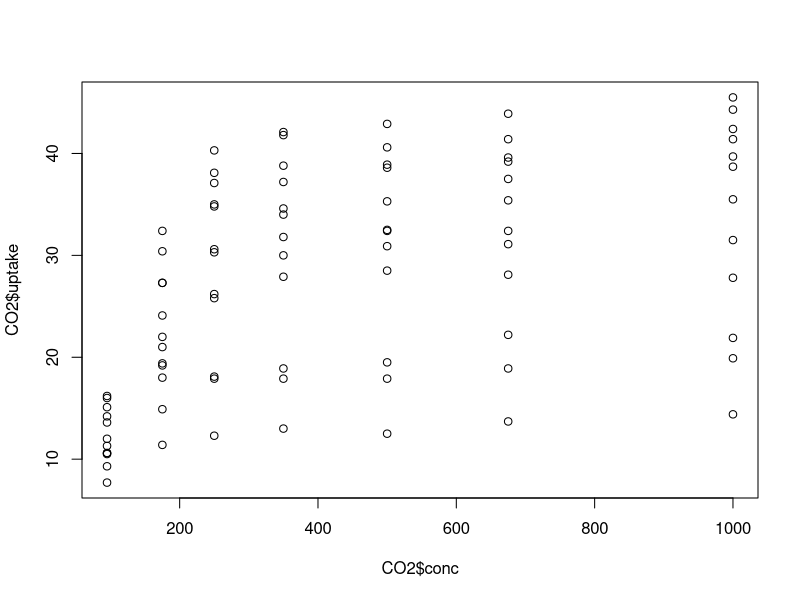
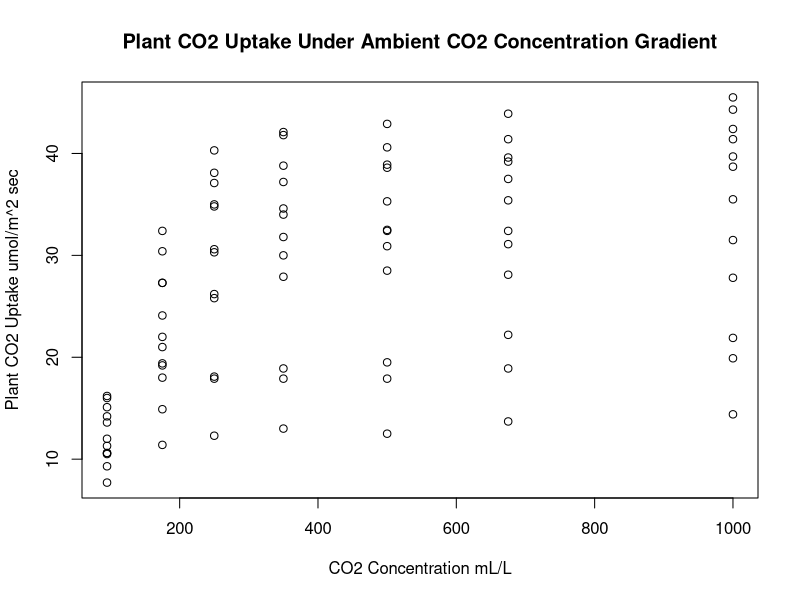
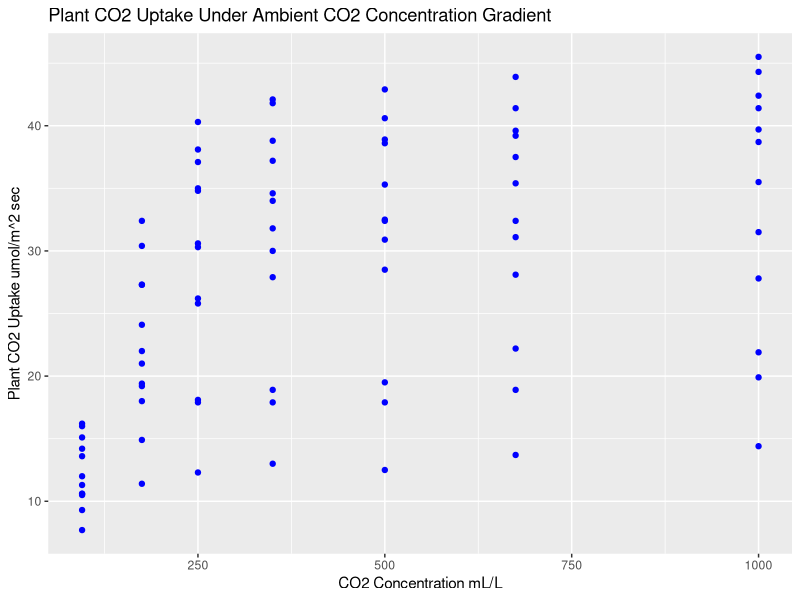
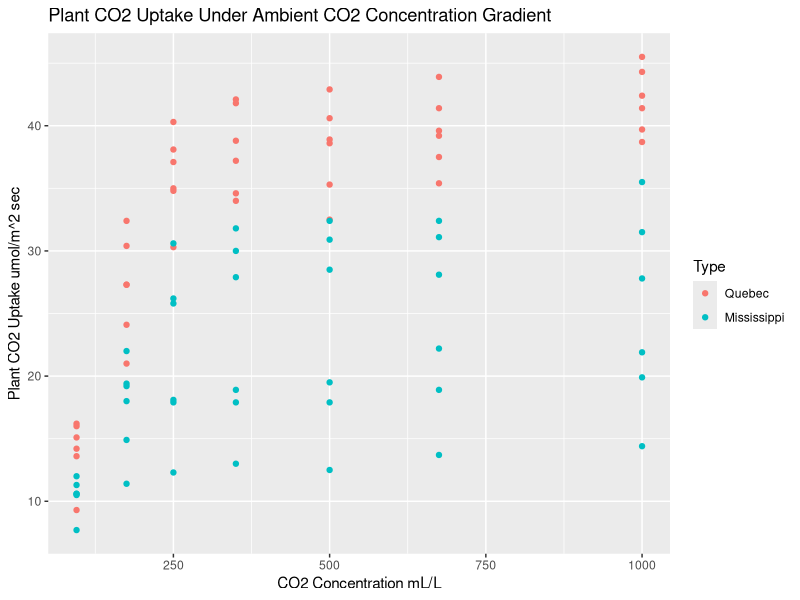
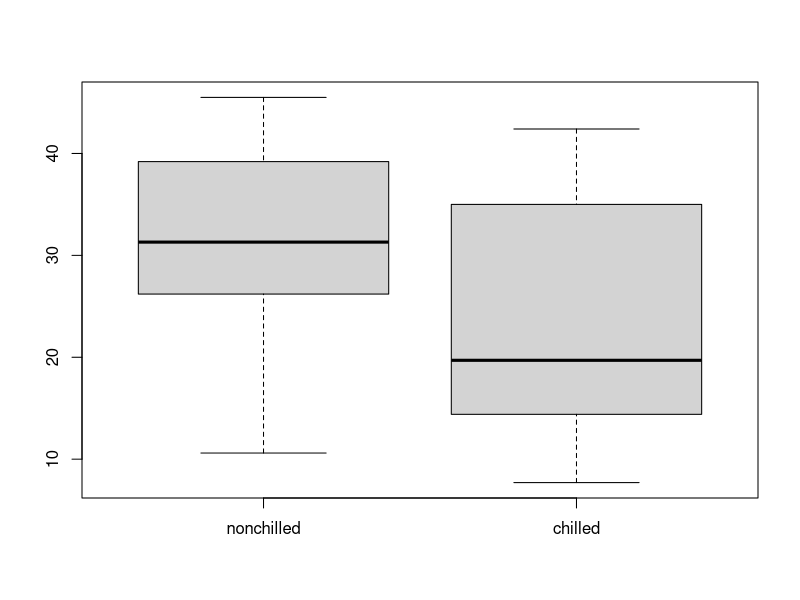
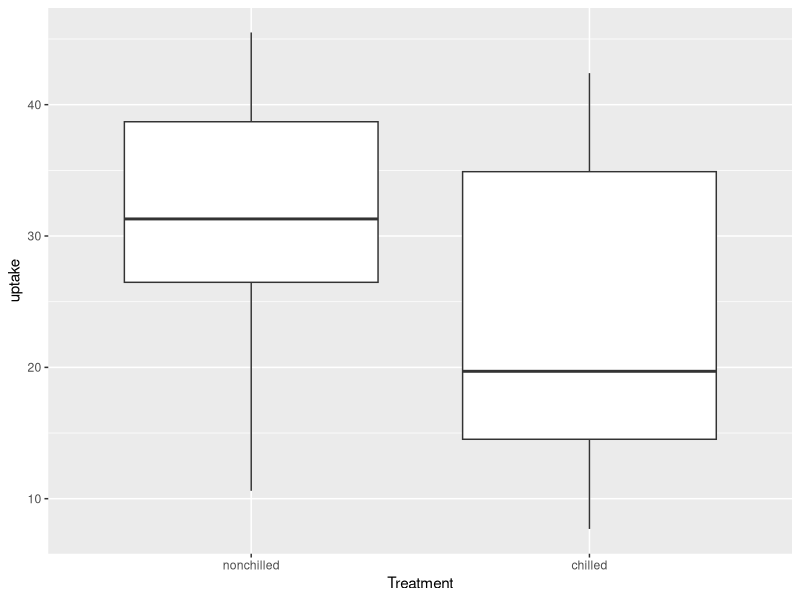
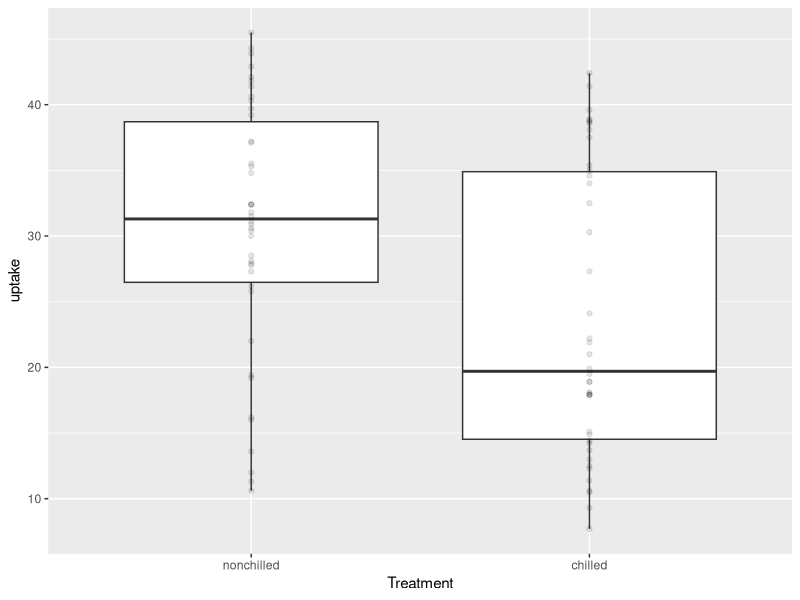
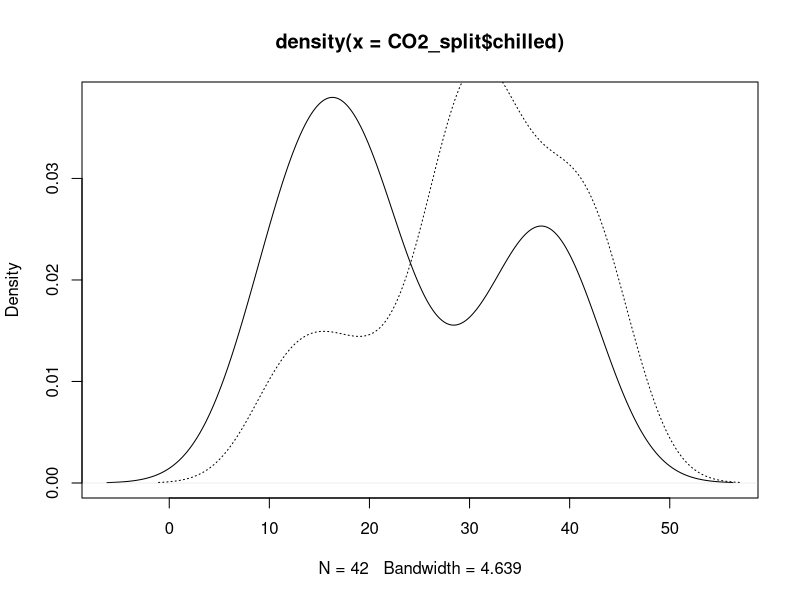

Here is the R script that generated these plots, in order:
# Introduction to plotting in R

# Don't forget to try the vignettes at the bottom of each help page!

# Setup ----------------------------------------------------------------------------------------------------------------------------------

if(!require(ggplot2)){install.packages(ggplot2)} # Load the library for ggplot2 as we will use it later.

# Save data from internal `datasets` package as a new object.
# This dataset is observations of CO2 uptake by plants originating from
# different locations, and with different temperature treatments performed.
CO2 = datasets::CO2

# Remind us what it looks like - three columns of character vectors represented as 'factors', and two numeric columns
head(CO2)

# More specific information about the structure (str) of the data
str(CO2)

# Visualization types --------------------------------------------------------------------------------------------------------------------------------------------

## Plots of data distribution in one dimension ######################

### Histogram - group the data into bins (default or custom defined) spanning the range of the data and display frequency of each bin.
?hist

### Density - Smooth out the data and display density (analogous to continuous frequency) of data along the range of the data.
?density # Combine with plot() to vizualize; i.e. plot(density(x))

### Dotchart - Display all point values along one dimension.
?dotchart


## Plots in two-dimension ###########################

### Ordinary point plotting
?plot # Plot points along x and y axes. Follow with points() for additional points from related data, or lines(); examples below.

### Grid plotting with grid cell values
?image # Plot a raster 'image', which is a set of coordinates x & y, and cell values z. 

### Box plot - Group the data along discrete factors, and display median, interquartile range (whiskers), and outliers
?boxplot



# What makes a good visualization? 
# * Plots should have a **purpose**, a clearly defined set of variables and a message being conveyed. 
# * Plots should be succinct and uncluttered so as to allow easy interpretation of the purpose. 
# * Plots should be comprehensive, representing the data accurately and fairly.

# Explore the data with simpler plots, then make them pretty!


# Visualization 1 ------------------------------------------------------------------------------------------------

# Changing ambient CO2 should affect CO2 uptake - less CO2 available might imply a slower uptake rate. Can we visualize this?

# We have two numeric vectors within the dataframe ; this is a good candidate for a simple point plot
class(CO2$conc)
class(CO2$uptake)


# Plot opens up the plotting window defaulting to the ranges of the data initially passed to plot()

plot(x = CO2$conc, y = CO2$uptake) # Commentary:
# # # # # # # # # # # # # # # # # # # # # # # # # # # # # # # # # # # # # # # # 
# There's some increase in uptake at the lower end of the concentration
# gradient, but it doesn't really increase much after ~250 mL/L

# It may imply that CO2 concentration is only a limiting factor at very low
# levels and does not drive uptake at higher concentrations
# # # # # # # # # # # # # # # # # # # # # # # # # # # # # # # # # # # # # # # # 

# Format the plot a little better. If the line gets too long, you can add breaks AFTER commas.

plot(x = CO2$conc, y = CO2$uptake, 
     xlab = 'CO2 Concentration mL/L', 
     ylab = 'Plant CO2 Uptake umol/m^2 sec', 
     main = 'Plant CO2 Uptake Under Ambient CO2 Concentration Gradient')

# Do the same in ggplot2

# In ggplot we have geoms that handle different types of plots, and we typically want to use data frames. 
# Variables are passed into a function `aes()`; these are things related to the data values themselves.

# ggplot2 skeleton is as follows

# Example:

# p = ggplot() +                                                  ### The function to get the plot started ggplot(). Add plot types, or 'geoms' after using the plus (+). 
                                                                  ### Optionally pass data inside parentheses. Can save to object (as shown), or plot directly without saving (no asssignment).

#   geom_point(data = data, aes(x = x_column_name,                ### Add a layer. Specify the data frame to be used in `data`. Specify VARIABLES within aes(). Specify FIXED characters outside.
#                               y = y_column_name), color = 'blue') +

#   geom_point(data = other_data, aes(x = x_column_name,          ### Add another layer from different data. NOTICE here that the color is now set to be dependent upon the `z` column in `other_data`.
#                                     y = y_column_name, 
#                                     color = z_column_name)) +  

#   geom_text(aes(x = 0, y = 0, label = 'label text'))            ### Add another layer. NOTICE that x and y are technically 'fixed' in this example, but position information almost always goes into aes().

#   ggtitle("Main title") + xlab("X label") + ylab("Y label")     ### Add labels and such; note this doesn't have to come last.

# Don't try to memorize all of the geom's; you'll become familiar with them through experience.

# Make the above plot:

ggplot() + 
  geom_point(data = CO2, aes(x = conc, y = uptake), color = 'blue') + 
  ggtitle("Plant CO2 Uptake Under Ambient CO2 Concentration Gradient") + 
  xlab("CO2 Concentration mL/L") + ylab("Plant CO2 Uptake umol/m^2 sec")

# What if we want color to depend on something, say where the plant came from?
# We can specify color to depend upon a column in the data frame, but we move
# the color argument INSIDE aes() now. ggplot automatically adds a legend:

ggplot() + 
  geom_point(data = CO2, aes(x = conc, y = uptake, color = Type)) + 
  ggtitle("Plant CO2 Uptake Under Ambient CO2 Concentration Gradient") + 
  xlab("CO2 Concentration mL/L") + ylab("Plant CO2 Uptake umol/m^2 sec")

# Adds a little more insight - Quebec plants almost always take up more CO2 than MS plants at the same ambient concentration!



# Visualization 2 ------------------------------------------------------------------------------------------------

# Biological processes are usually temperature mediated. We should expect higher
# respiration (CO2 uptake) with higher temperatures. What are the temp
# treatments? 'levels' extracts the unique factors from a 'factor' vector. In
# this case, 'chilled' and 'nonchilled' represented as 1's and 2's

levels(CO2$Treatment)

# We're interested in the distribution of uptake as it relates to treatment. How can we visualize this?
# * Box plot - grouping along a discrete variable (treatment) and display distribution of data
# * Density plot with line type determined by factor
# * Points colored by factor

# Split data frame by treatment. Makes two lists of CO2$uptake separated by treatment. 
# Note : if you wrap any assignment with parentheses like below, it will automatically print the object you just assigned.
(CO2_split = split(CO2$uptake, CO2$Treatment))

# Box plot - 'split' first by treatment and plot
boxplot(CO2_split)

# Do the same in ggplot: notice how much simpler it is to separate factors...
ggplot() + 
  geom_boxplot(data = CO2, aes(x = Treatment, y = uptake))

# Sometimes good to add the data on as well, for visualization. 
# Use alpha (transparency) to make it less intrusive and visualize density of data
ggplot() + 
  geom_boxplot(data = CO2, aes(x = Treatment, y = uptake)) + 
  geom_point(data = CO2, aes(x = Treatment, y = uptake), alpha = 0.1)

# Commentary:
# Chilled plants seem to take up slightly less CO2 (though we haven't tested for significance!)

# Plot density - notice that the window of the first plot cuts off the second! 
plot( density (CO2_split$chilled) )
lines( density( CO2_split$nonchilled ) , lty=3)

# Need to set window to all the data first

plot(x = c(-1,60), y = c(0,0.043), type = 'n')
lines( density( CO2_split$chilled) )
lines( density( CO2_split$nonchilled ) , lty=3)

# Nice, but it would take a lot less work if it were automatic. Do this in ggplot

ggplot(data = CO2) + 
  geom_density(aes(x = uptake, linetype = Treatment)) # So much simpler - one command! No splitting, no fiddling with windows.

# Exercises -----------------------------------------------------------------------------

# Use the trees dataset. Observe the structure (str) of the dataset and plot all three variables on one chart.

# Make your plot pretty! Change the background colors, and at least one other feature, to something that appeals you.

# using the adk_elevation dataset, plot the population distribution of Adirondacks elevation, and the sample distribution, in one graph.
# Modify the alpha (transparency) levels appropriately (if applicable)
